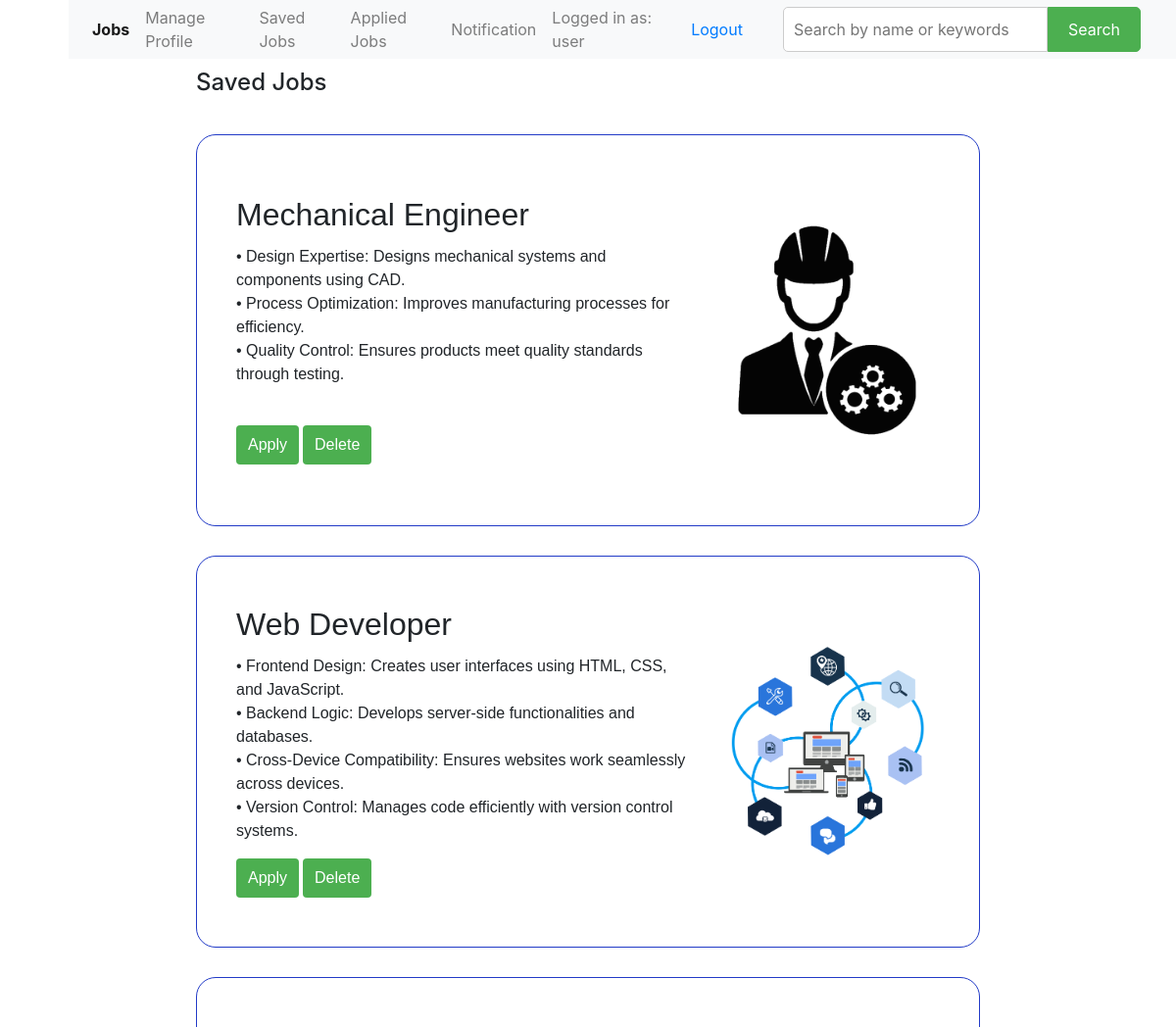
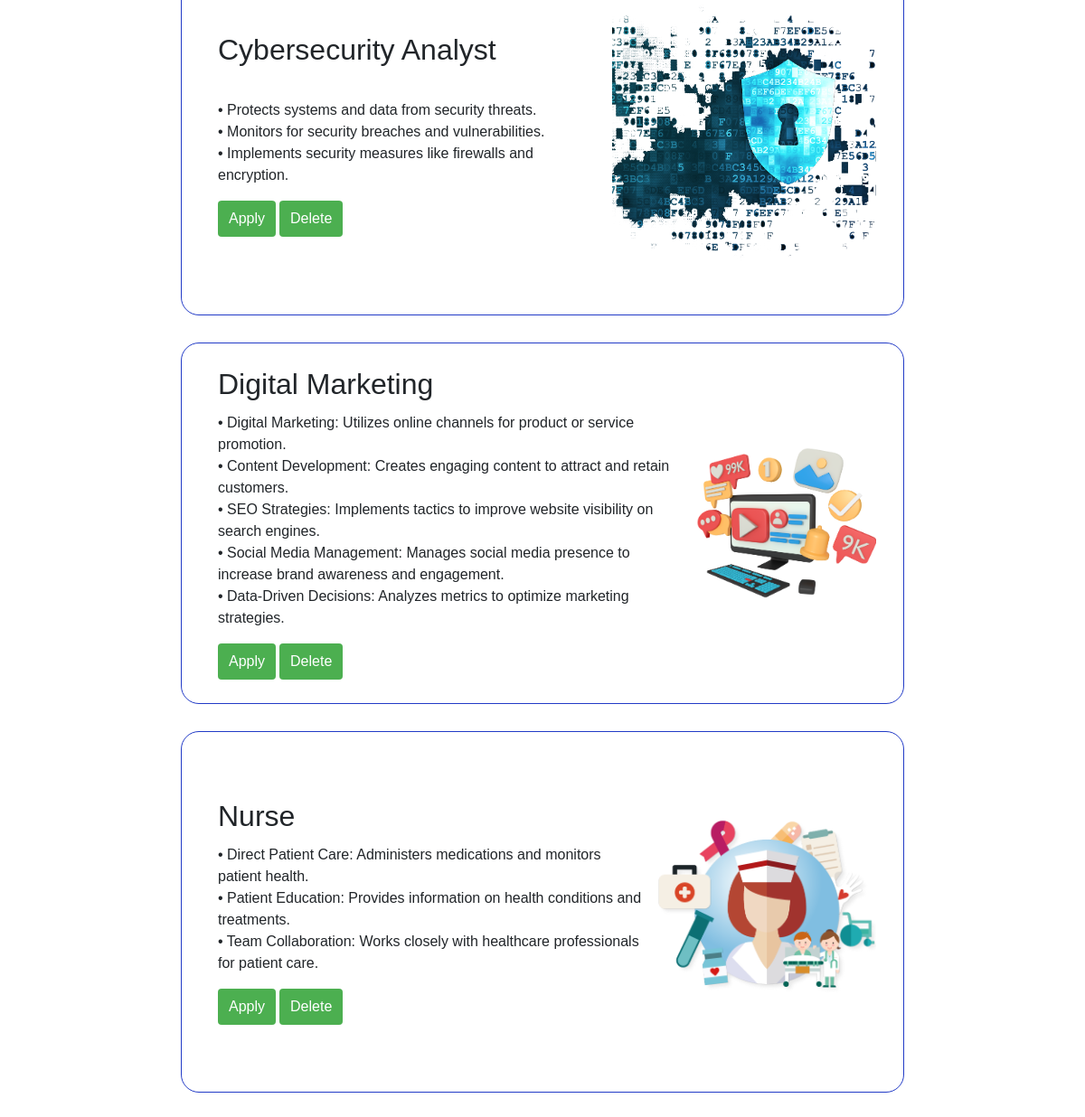
The app's page /savejobs/ (signed in), older data (2 pictures, top to bottom).
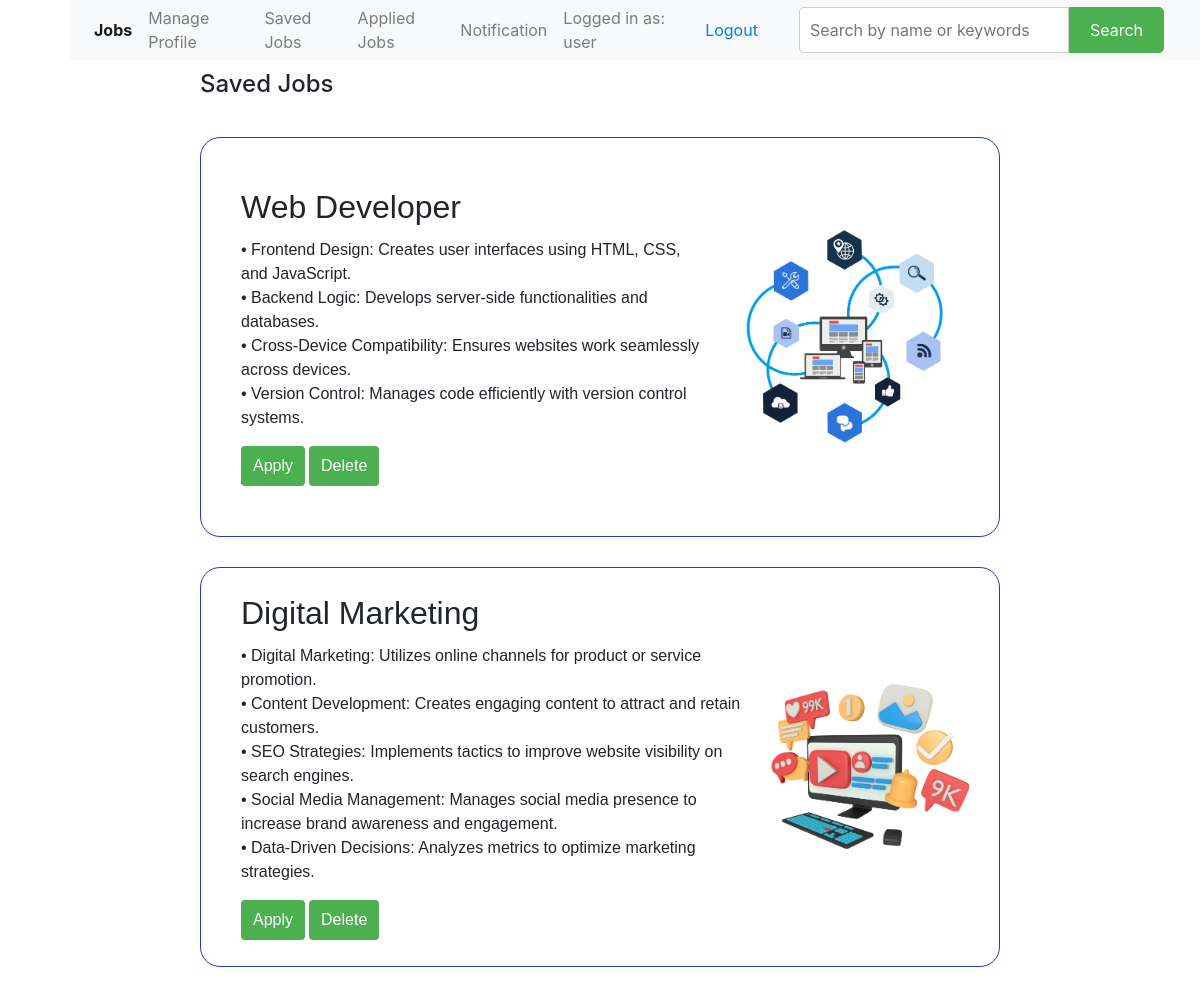
The same page, newer data.
### maincode/models.py (models this page shows, shortened)
class SaveJob(models.Model):
    user = models.ForeignKey(User,on_delete=models.CASCADE,null=True)
    job = models.ForeignKey(Job, on_delete=models.CASCADE)
    saved_at = models.DateTimeField(auto_now_add=True)
    class Meta:
        unique_together = ('user', 'job')

class Job(models.Model):
    job_title = models.CharField(max_length=100)
    job_description = models.TextField()
    photo = models.ImageField(upload_to='job_photos/', null=True, blank=True)

### maincode/views.py (the view)
# urls.py: path('savejobs/', views.save_home_data, name='save_home_data'),
@login_required
def save_home_data(request):
        if request.user.is_authenticated:
            saveddata = SaveJob.objects.filter(user=request.user).order_by('-id')
            return render(request, 'base/save.html', {'saveddata': saveddata})
        else:
            return redirect('login')

### templates/base/save.html (shortened to what this page needs)
{% extends '../base/base.html' %}
{% block content %}
<div class="feed-container">
  <h4>Saved Jobs</h4>
  {% for savedjob in saveddata %}
  <div class="card">
    <div class="card-content">
      <h2 class="card-title">{{ savedjob.job.job_title }}</h2>
      <p class="card-description">{{ savedjob.job.job_description }}</p>
      <div class="button-container">
        <form method="post" action="{% url 'applyportal_home_data' savedjob.job.id %}">
          <button type="submit" class="apply-btn">Apply</button>
        </form>
        <form method="post" action="{% url 'saved_delete_home_data' savedjob.id %}">
          <button type="submit" class="delete-btn">Delete</button>
        </form>
      </div>
    </div>
    <div class="card-image-container">
      {% if savedjob.job.photo %}
      <img class="card-image" src="{{ savedjob.job.photo.url }}" alt="{{ savedjob.job.job_title }}">
      {% else %}
      <p>No Photo Available</p>
      {% endif %}
    </div>
  </div>
  {% endfor %}
</div>
{% endblock %}

Row changes from the older to the newer data that the page shows:
removed SaveJob: job.job_title "Mechanical Engineer", job.job_description "• Design Expertise: Designs mechanical systems and components using CAD. • Process Optimization: Improves manufacturing processes for efficiency. • Quality Control: Ensures products meet quality standards through testing.", job.photo (picture)
removed SaveJob: job.job_title "Cybersecurity Analyst", job.job_description "• Protects systems and data from security threats. • Monitors for security breaches and vulnerabilities. • Implements security measures like firewalls and encryption.", job.photo (picture)
removed SaveJob: job.job_title "Nurse", job.job_description "• Direct Patient Care: Administers medications and monitors patient health. • Patient Education: Provides information on health conditions and treatments. • Team Collaboration: Works closely with healthcare professionals for patient care.", job.photo (picture)
